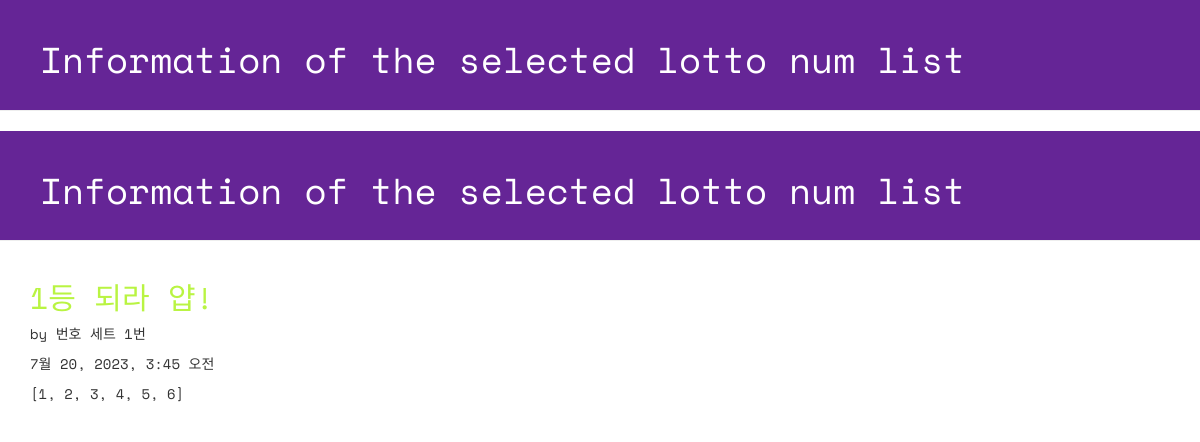
Screenshot of /lotto/1/detail/ with the database file from the repository.
### lotto/models.py (models this page shows, shortened)
class GuessNumbers(models.Model):
    name = models.CharField(max_length=24) # 로또 번호 리스트의 이름
    text = models.CharField(max_length=255) # 로또 번호 리스트에 대한 설명
    lottos = models.CharField(max_length=255, default='[1, 2, 3, 4, 5, 6]') # 로또 번호들이 담길 str
    num_lotto = models.IntegerField(default=5) # 6개 번호 set의 갯수
    update_date = models.DateTimeField()

### lotto/views.py (the view)
# urls.py: path('lotto/<int:lottokey>/detail/' , views.detail, name='detail'),
def detail(request, lottokey):
    lotto = GuessNumbers.objects.get(id=lottokey)
    return render(request, 'lotto/detail.html', {'lotto':lotto})

### lotto/templates/lotto/detail.html (shortened to what this page needs)
<!DOCTYPE html>
{% load static %}
<html lang="ko">
<head>
  <link rel="stylesheet" href="//maxcdn.bootstrapcdn.com/bootstrap/3.2.0/css/bootstrap.min.css">
  <link rel="stylesheet" href="//maxcdn.bootstrapcdn.com/bootstrap/3.2.0/css/bootstrap-theme.min.css">
  <link rel="stylesheet" href="{% static 'css/lotto.css'%}">
</head>
<body>
  <div class="page-header">
  <h1>Information of the selected lotto num list</h1>
  </div>
    <link rel="stylesheet" href="//maxcdn.bootstrapcdn.com/bootstrap/3.2.0/css/bootstrap.min.css">
    <link rel="stylesheet" href="//maxcdn.bootstrapcdn.com/bootstrap/3.2.0/css/bootstrap-theme.min.css">
    <link rel="stylesheet" href="{% static 'css/lotto.css'%}">
  </head>
  <body>
    <div class="page-header">
      <h1>Information of the selected lotto num list</h1>
    </div>
    <div class="container lotto">
      <h2>{{ lotto.text }}</h2>
      <p> by {{ lotto.name }}</p>
      <p> {{ lotto.update_date }}</p>
      <p> {{ lotto.lottos | linebreaksbr }}</p>
    </div>
  </body>
  </html>

### lotto/static/css/lotto.css (style rules this page uses)
.page-header { background-color: #652596; margin-top: 0; padding: 20px 20px 20px 40px; font-family: 'Space Mono', monospace; font-size: 2.5em; }
.page-header h1 { color: #FFFFFF; }
.container { font-family: 'Space Mono', monospace; }
.container h2 { color: #b9f442; }

### rows the page displays
GuessNumbers: text "1등 되라 얍!", name "번호 세트 1번", update_date "7월 20, 2023, 3:45 오전", lottos "[1, 2, 3, 4, 5, 6]"
